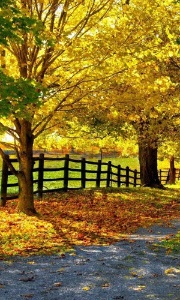
#> input picture Computational Vision/homework/hw3/autumn.jpg, 180 x 300 px
$ python test.py 1.0 autumn.jpg
#> lines starting #> are read from the running program, lines starting #| are printed output that depends on the picture
import cv2
import numpy as np
from matplotlib import pyplot as plt

import os
import sys


def E(img):
    """
    Move one pixel to the East on the image
    so that every pixel (i,j) maps to the (i,j+1) on the original img
    :param img: the original image
    :return: the image after moved
    """
    m, n = img.shape[0], img.shape[1]
    return np.c_[img[:, 1:], np.zeros((m, 1))]


def W(img):
    """
    Move one pixel to the West on the image
    so that every pixel (i,j) maps to the (i,j-1) on the original img
    :param img: the original image
    :return: the image after moved
    """
    m, n = img.shape[0], img.shape[1]
    return np.c_[np.zeros((m, 1)), img[:, :-1]]


def N(img):
    """
    Move one pixel to the North on the image
    so that every pixel (i,j) maps to the (i-1,j) on the original img
    :param img: the original image
    :return: the image after moved
    """
    m, n = img.shape[0], img.shape[1]
    return np.r_[np.zeros((1, n)), img[:-1, :]]


def S(img):
    """
    Move one pixel to the South on the image
    so that every pixel (i,j) maps to the (i+1,j) on the original img
    :param img: the original image
    :return: the image after moved
    """
    m, n = img.shape[0], img.shape[1]
    return np.r_[img[1:, :], np.zeros((1, n))]


def NE(img):
    """
    Move one pixel to the Northeast on the image
    so that every pixel (i,j) maps to the (i-1,j+1) on the original img
    :param img: the original image
    :return: the image after moved
    """
    return N(E(img))


def SW(img):
    """
    Move one pixel to the Southwest on the image
    so that every pixel (i,j) maps to the (i+1,j-1) on the original img
    :param img: the original image
    :return: the image after moved
    """
    return S(W(img))


def NW(img):
    """
    Move one pixel to the Northwest on the image
    so that every pixel (i,j) maps to the (i-1,j-1) on the original img
    :param img: the original image
    :return: the image after moved
    """
    return N(W(img))


def SE(img):
    """
    Move one pixel to the Southeast on the image
    so that every pixel (i,j) maps to the (i+1,j+1) on the original img
    :param img: the original image
    :return: the image after moved
    """
    return S(E(img))


if __name__ == "__main__":
    # Handle the command-line arguments
    if len(sys.argv) != 3:
        print("Usage: %s sigma in_img\n" % sys.argv[0])
        sys.exit()

    sigma = float(sys.argv[1])
    img_name = sys.argv[2]

    # Open the image using OpenCV
    img = cv2.imread(img_name, cv2.IMREAD_GRAYSCALE).astype(np.float32)
#> img: shape (300, 180) float32; min 0, max 255, mean 111.3
    img_name, img_type = img_name.split('.')

    m, n = img.shape[0], img.shape[1]
#> m = 300; n = 180

    # apply Gaussian smoothing
    ksize = (int(4 * sigma + 1), int(4 * sigma + 1))
    im_s = cv2.GaussianBlur(img.astype(np.float32), ksize, sigma)

    # compute the gradient
    kx, ky = cv2.getDerivKernels(1, 1, 3)
    kx = np.transpose(kx / 2)
    ky = ky / 2
    im_dx = cv2.filter2D(im_s, -1, kx)
    im_dy = -cv2.filter2D(im_s, -1, ky)

    # gradient magnitude
    im_gm = np.sqrt(im_dx ** 2 + im_dy ** 2)

    # gradient angle
    im_gt = np.arctan2(im_dy, im_dx)

    # define colors in BGR corresponding to the directions and index
    #                       0               1              2           3          -1
    #                      W/E            NE/SW           N/S        NW/SE       empty
    #                      red            white           blue       green       black
    COLORS = np.array([(0, 0, 255), (255, 255, 255), (255, 0, 0), (0, 255, 0), (0, 0, 0)])

    # flip the negative angles
    im_gt = np.where(im_gt< 0, im_gt + np.pi, im_gt)

    # map the angles to directions in the way that
    # [0, pi/4) [pi/4, pi/2)    [pi/2, 3pi/4)    [3pi/4, pi)
    #   W/E        NE/SW            N/S             NW/SE
    im_gt = np.fmod((im_gt + np.pi / 8), np.pi)

    # map angels to indices from 0 to 4
    im_dir = (im_gt // (np.pi / 4)).astype(int)

    # remove the pixels with 0 magnitude
    im_dir = np.where((im_gm == 0), -1, im_dir)

    # remove the pixels on the boarder
    im_dir[:, 0] = im_dir[:, -1] = im_dir[0, :] = im_dir[-1, :] = -1
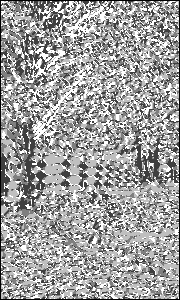
#> im_dir: shape (300, 180) int64; min -1, max 3, mean 1.52; drawn with min black and max white

    # generate foo_dir image
    out_img_dir = np.where(im_gm < 1.0, -1, im_dir).astype(int)
    out_img_dir = COLORS[out_img_dir]
#> out_img_dir: shape (300, 180, 3) int64

    # map the max grd to 255
    im_grd = 255 * im_gm / np.max(im_gm)

    # calculate the maximums by compare each pixels with the ones ahead and behind it
    # maximums are marked as 1 and others 0
    Maximum = np.where((im_dir == 0) & (im_gm >= W(im_gm)) & (im_gm >= E(im_gm)), 1, 0)
#> in W, `return np.c_[np.zeros((m, 1)), img[:, :-1]]`:
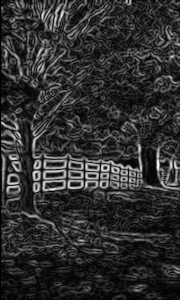
#> returned value: shape (300, 180) float64; min 0, max 64.96, mean 12.2; drawn with min black and max white
#> in E, `m, n = img.shape[0], img.shape[1]`: m = 300; n = 180
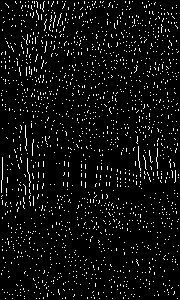
#> Maximum: shape (300, 180) int64; values 0 (black) and 1 (white), 5.9% white in thin lines or dots
    Maximum += np.where((im_dir == 1) & (im_gm >= NE(im_gm)) & (im_gm >= SW(im_gm)), 1, 0)
#> in N, `m, n = img.shape[0], img.shape[1]`: m = 300; n = 180
#> in N, `return np.r_[np.zeros((1, n)), img[:-1, :]]`:
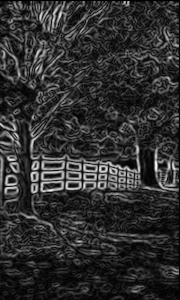
#> returned value: shape (300, 180) float64; min 0, max 64.96, mean 12.2; drawn with min black and max white
#> in S, `m, n = img.shape[0], img.shape[1]`: m = 300; n = 180
#> Maximum: shape (300, 180) int64; values 0 (black) and 1 (white), 13.9% white in thin lines or dots
    Maximum += np.where((im_dir == 2) & (im_gm >= N(im_gm)) & (im_gm >= S(im_gm)), 1, 0)
#> Maximum: shape (300, 180) int64; values 0 (black) and 1 (white), 23.4% white in thin lines or dots
    Maximum += np.where((im_dir == 3) & (im_gm >= NW(im_gm)) & (im_gm >= SE(im_gm)), 1, 0)
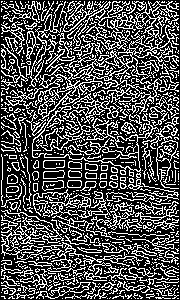
#> Maximum: shape (300, 180) int64; values 0 (black) and 1 (white), 31.8% white in thin lines or dots
    print('Number after non-maximum: {:d}'.format(np.sum(Maximum)))
#| Number after non-maximum: 17147

    # apply the 1.0 threshold
    Maximum = np.where(im_gm < 1.0, 0, Maximum).astype(int)
#> Maximum: shape (300, 180) int64; values 0 (black) and 1 (white), 31.7% white in thin lines or dots
    print('Number after 1.0 threshold: {:d}'.format(np.sum(Maximum)))
#| Number after 1.0 threshold: 17138

    # calculate stats of the remaining points
    remain_img = Maximum * im_gm
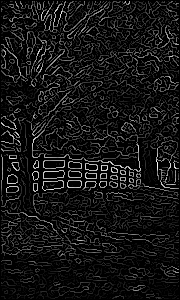
#> remain_img: shape (300, 180) float64; min 0, max 64.96, mean 5.4; drawn with min black and max white
    np.savetxt("im_remaining_test.csv", remain_img, delimiter=",")
    remain_points = np.extract(remain_img != 0, remain_img)
#> remain_points = 17138 values, max 64.96 at index 9680, min 1.09 at index 9375, mean 16.89
    avg = np.average(remain_points)
#> avg = 16.89
    std = np.std(remain_points)
#> std = 11.17
    threshold = min(avg + 0.5 * std, 30 / sigma)
#> threshold = 22.47
    print('mu: {:.2f}\ns: {:.2f}\nThreshold: {:.2f}'.format(avg, std, threshold))
#| mu: 16.89
#| s: 11.17
#| Threshold: 22.47

    # apply the threshold
    final_img = np.where(remain_img > threshold, remain_img, 0)
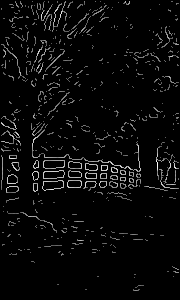
#> final_img: shape (300, 180) float64; min 0, max 64.96, mean 2.5; drawn with min black and max white
    final_img = 255 * final_img / np.max(final_img)
    final_points = np.extract(final_img != 0, final_img)
#> final_points = 3988 values, max 255 at index 2528, min 88.23 at index 1305, mean 131.6
    print('Number after threshold: {:d}'.format(len(final_points)))
#| Number after threshold: 3988

    # output the images
    cv2.imwrite(img_name + '_dir.' + img_type, out_img_dir)
    cv2.imwrite(img_name + '_grd.' + img_type, im_grd)
    cv2.imwrite(img_name + '_thr.' + img_type, final_img)

$ run again, on Computational Vision/homework/hw3/n1.jpg
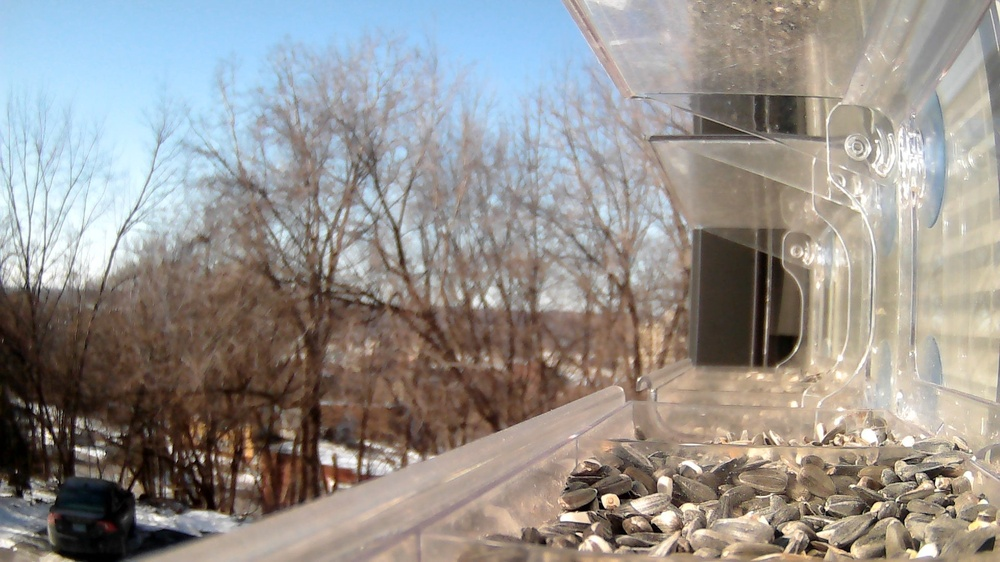
#> input picture Computational Vision/homework/hw3/n1.jpg, 1000 x 562 px, shrunk from 1920 x 1080 before the run
#> in E, `m, n = img.shape[0], img.shape[1]`: m = 562; n = 1000
#> `Maximum = np.where((im_dir == 0) & (im_gm >= W(im_gm)) & (im_gm >= E(i..`:
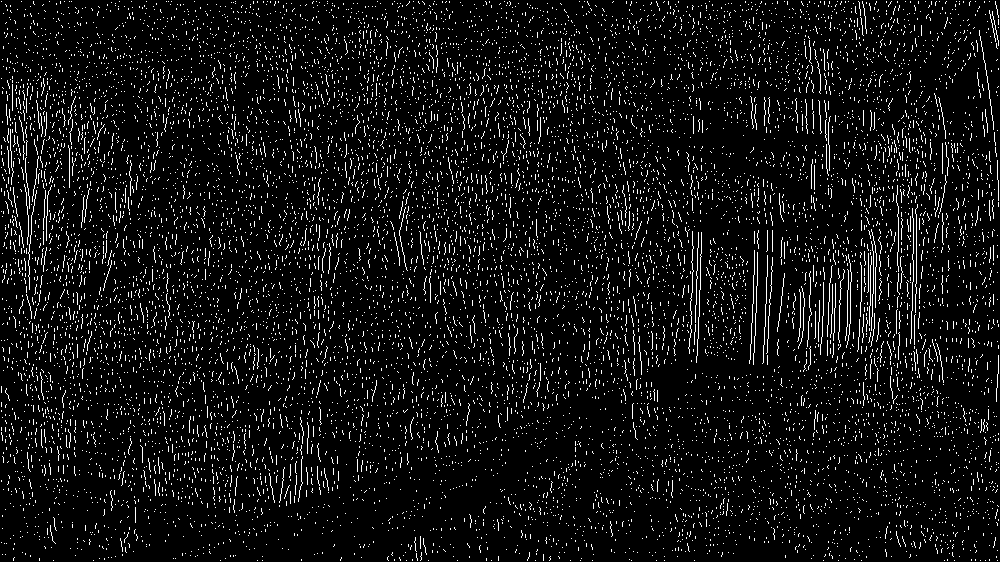
#> Maximum: shape (562, 1000) int64; values 0 (black) and 1 (white), 6.8% white in thin lines or dots
#> in N, `m, n = img.shape[0], img.shape[1]`: m = 562; n = 1000
#> in S, `m, n = img.shape[0], img.shape[1]`: m = 562; n = 1000
#| Number after non-maximum: 142446
#| Number after 1.0 threshold: 125287
#> `remain_img = Maximum * im_gm`:
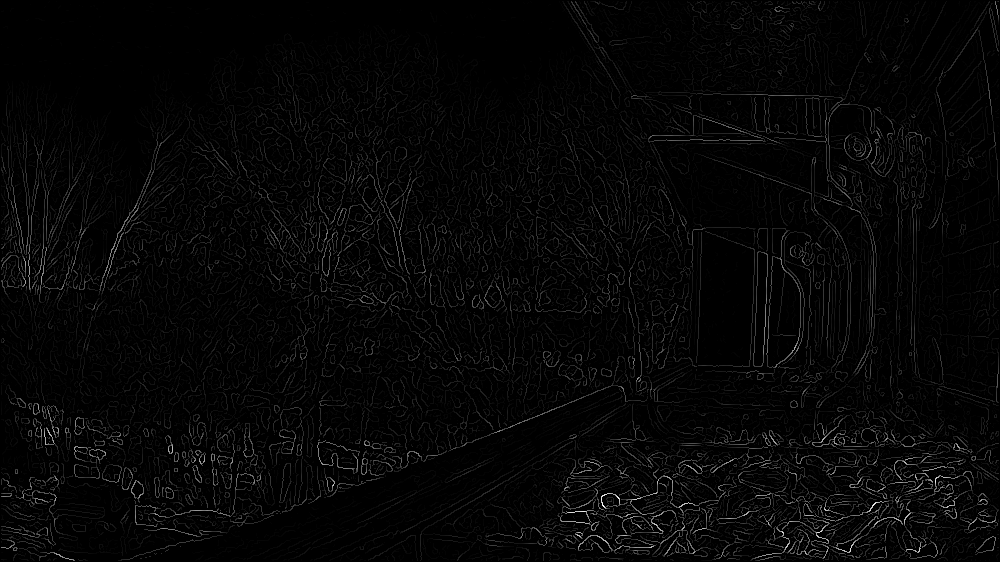
#> remain_img: shape (562, 1000) float64; min 0, max 78.15, mean 1.9; drawn with min black and max white
#> avg = 8.59
#> std = 8.29
#> threshold = 12.74
#| mu: 8.59
#| s: 8.29
#| Threshold: 12.74
#| Number after threshold: 25926
